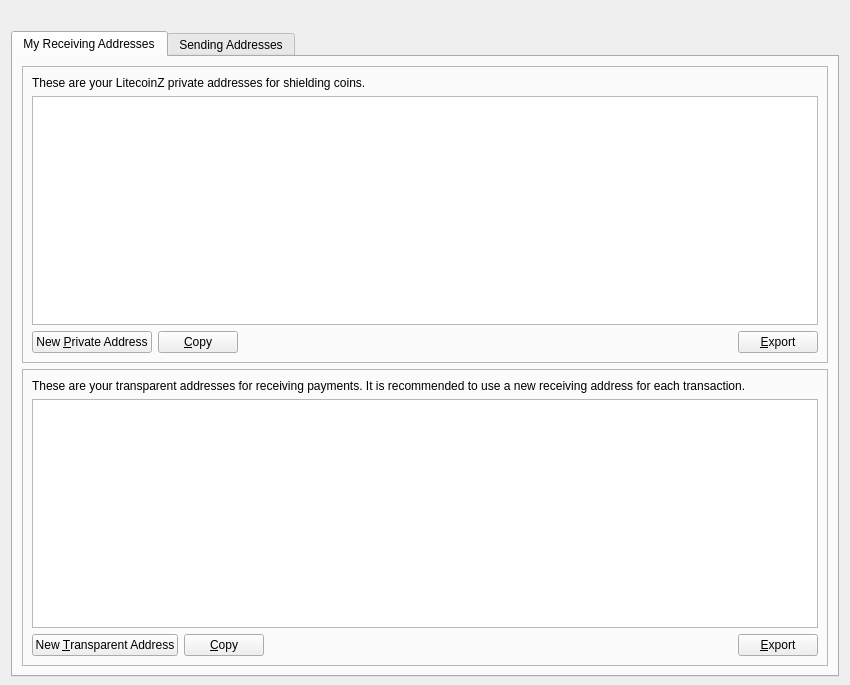
<?xml version="1.0" encoding="UTF-8"?>
<ui version="4.0">
 <class>AddressBookPage</class>
 <widget class="QDialog" name="AddressBookPage">
  <property name="geometry">
   <rect>
    <x>0</x>
    <y>0</y>
    <width>850</width>
    <height>685</height>
   </rect>
  </property>
  <property name="windowTitle">
   <string>Send Coins</string>
  </property>
  <layout class="QVBoxLayout" name="verticalLayout" stretch="0,0">
   <property name="bottomMargin">
    <number>8</number>
   </property>
   <item>
    <widget class="QLabel" name="labelLogo">
     <property name="text">
      <string/>
     </property>
     <property name="pixmap">
      <pixmap resource="../bitcoin.qrc">:/images/logo</pixmap>
     </property>
     <property name="margin">
      <number>10</number>
     </property>
    </widget>
   </item>
   <item>
    <widget class="QTabWidget" name="tabWidget">
     <property name="currentIndex">
      <number>0</number>
     </property>
     <widget class="QWidget" name="tabReceivingAddress">
      <attribute name="title">
       <string>My Receiving Addresses</string>
      </attribute>
      <layout class="QVBoxLayout" name="verticalLayout_5">
       <item>
        <widget class="QFrame" name="frameReceivingAddress">
         <property name="frameShape">
          <enum>QFrame::StyledPanel</enum>
         </property>
         <property name="frameShadow">
          <enum>QFrame::Raised</enum>
         </property>
         <layout class="QVBoxLayout" name="verticalLayout_2">
          <item>
           <widget class="QLabel" name="labelExplanation_1">
            <property name="text">
             <string>These are your LitecoinZ private addresses for shielding coins.</string>
            </property>
            <property name="textFormat">
             <enum>Qt::PlainText</enum>
            </property>
            <property name="wordWrap">
             <bool>true</bool>
            </property>
           </widget>
          </item>
          <item>
           <widget class="QTableView" name="tableViewReceivingZ">
            <property name="contextMenuPolicy">
             <enum>Qt::CustomContextMenu</enum>
            </property>
            <property name="toolTip">
             <string/>
            </property>
            <property name="tabKeyNavigation">
             <bool>false</bool>
            </property>
            <property name="alternatingRowColors">
             <bool>true</bool>
            </property>
            <property name="selectionMode">
             <enum>QAbstractItemView::SingleSelection</enum>
            </property>
            <property name="selectionBehavior">
             <enum>QAbstractItemView::SelectRows</enum>
            </property>
            <property name="sortingEnabled">
             <bool>true</bool>
            </property>
            <attribute name="verticalHeaderVisible">
             <bool>false</bool>
            </attribute>
           </widget>
          </item>
          <item>
           <layout class="QHBoxLayout" name="horizontalLayout_1">
            <item>
             <widget class="QPushButton" name="newReceivingZAddress">
              <property name="toolTip">
               <string>Create a new address</string>
              </property>
              <property name="text">
               <string>New &amp;Private Address</string>
              </property>
              <property name="icon">
               <iconset resource="../bitcoin.qrc">
                <normaloff>:/images/add2</normaloff>:/images/add2</iconset>
              </property>
              <property name="autoDefault">
               <bool>false</bool>
              </property>
             </widget>
            </item>
            <item>
             <widget class="QPushButton" name="copyReceivingZAddress">
              <property name="toolTip">
               <string>Copy the currently selected address to the system clipboard</string>
              </property>
              <property name="text">
               <string>&amp;Copy</string>
              </property>
              <property name="icon">
               <iconset resource="../bitcoin.qrc">
                <normaloff>:/images/copy</normaloff>:/images/copy</iconset>
              </property>
              <property name="autoDefault">
               <bool>false</bool>
              </property>
             </widget>
            </item>
            <item>
             <spacer name="horizontalSpacer_1">
              <property name="orientation">
               <enum>Qt::Horizontal</enum>
              </property>
              <property name="sizeHint" stdset="0">
               <size>
                <width>40</width>
                <height>20</height>
               </size>
              </property>
             </spacer>
            </item>
            <item>
             <widget class="QPushButton" name="exportReceivingZAddress">
              <property name="toolTip">
               <string>Export the data in the current tab to a file</string>
              </property>
              <property name="text">
               <string>&amp;Export</string>
              </property>
              <property name="icon">
               <iconset resource="../bitcoin.qrc">
                <normaloff>:/images/export</normaloff>:/images/export</iconset>
              </property>
              <property name="autoDefault">
               <bool>false</bool>
              </property>
             </widget>
            </item>
           </layout>
          </item>
         </layout>
        </widget>
       </item>
       <item>
        <widget class="QFrame" name="frameReceivingZAddress">
         <property name="frameShape">
          <enum>QFrame::StyledPanel</enum>
         </property>
         <property name="frameShadow">
          <enum>QFrame::Raised</enum>
         </property>
         <layout class="QVBoxLayout" name="verticalLayout_3">
          <item>
           <widget class="QLabel" name="labelExplanation_2">
            <property name="text">
             <string>These are your transparent addresses for receiving payments. It is recommended to use a new receiving address for each transaction.</string>
            </property>
            <property name="textFormat">
             <enum>Qt::PlainText</enum>
            </property>
            <property name="wordWrap">
             <bool>true</bool>
            </property>
           </widget>
          </item>
          <item>
           <widget class="QTableView" name="tableViewReceivingT">
            <property name="contextMenuPolicy">
             <enum>Qt::CustomContextMenu</enum>
            </property>
            <property name="toolTip">
             <string>Right-click to edit address or label</string>
            </property>
            <property name="tabKeyNavigation">
             <bool>false</bool>
            </property>
            <property name="alternatingRowColors">
             <bool>true</bool>
            </property>
            <property name="selectionMode">
             <enum>QAbstractItemView::SingleSelection</enum>
            </property>
            <property name="selectionBehavior">
             <enum>QAbstractItemView::SelectRows</enum>
            </property>
            <property name="sortingEnabled">
             <bool>true</bool>
            </property>
            <attribute name="verticalHeaderVisible">
             <bool>false</bool>
            </attribute>
           </widget>
          </item>
          <item>
           <layout class="QHBoxLayout" name="horizontalLayout_2">
            <item>
             <widget class="QPushButton" name="newReceivingTAddress">
              <property name="toolTip">
               <string>Create a new address</string>
              </property>
              <property name="text">
               <string>New &amp;Transparent Address</string>
              </property>
              <property name="icon">
               <iconset resource="../bitcoin.qrc">
                <normaloff>:/images/add1</normaloff>:/images/add1</iconset>
              </property>
              <property name="autoDefault">
               <bool>false</bool>
              </property>
             </widget>
            </item>
            <item>
             <widget class="QPushButton" name="copyReceivingTAddress">
              <property name="toolTip">
               <string>Copy the currently selected address to the system clipboard</string>
              </property>
              <property name="text">
               <string>&amp;Copy</string>
              </property>
              <property name="icon">
               <iconset resource="../bitcoin.qrc">
                <normaloff>:/images/copy</normaloff>:/images/copy</iconset>
              </property>
              <property name="autoDefault">
               <bool>false</bool>
              </property>
             </widget>
            </item>
            <item>
             <spacer name="horizontalSpacer_2">
              <property name="orientation">
               <enum>Qt::Horizontal</enum>
              </property>
              <property name="sizeHint" stdset="0">
               <size>
                <width>40</width>
                <height>20</height>
               </size>
              </property>
             </spacer>
            </item>
            <item>
             <widget class="QPushButton" name="exportReceivingTAddress">
              <property name="toolTip">
               <string>Export the data in the current tab to a file</string>
              </property>
              <property name="text">
               <string>&amp;Export</string>
              </property>
              <property name="icon">
               <iconset resource="../bitcoin.qrc">
                <normaloff>:/images/export</normaloff>:/images/export</iconset>
              </property>
              <property name="autoDefault">
               <bool>false</bool>
              </property>
             </widget>
            </item>
           </layout>
          </item>
         </layout>
        </widget>
       </item>
      </layout>
     </widget>
     <widget class="QWidget" name="tabSendingAddress">
      <attribute name="title">
       <string>Sending Addresses</string>
      </attribute>
      <layout class="QVBoxLayout" name="verticalLayout_6">
       <item>
        <widget class="QFrame" name="frameSendingAddress">
         <property name="frameShape">
          <enum>QFrame::StyledPanel</enum>
         </property>
         <property name="frameShadow">
          <enum>QFrame::Raised</enum>
         </property>
         <layout class="QVBoxLayout" name="verticalLayout_4">
          <item>
           <widget class="QLabel" name="labelExplanation_3">
            <property name="text">
             <string>These are your LitecoinZ addresses for sending payments. Always check the amount and the receiving address before sending coins.</string>
            </property>
            <property name="textFormat">
             <enum>Qt::PlainText</enum>
            </property>
            <property name="wordWrap">
             <bool>true</bool>
            </property>
           </widget>
          </item>
          <item>
           <widget class="QTableView" name="tableViewSendingT">
            <property name="contextMenuPolicy">
             <enum>Qt::CustomContextMenu</enum>
            </property>
            <property name="toolTip">
             <string>Right-click to edit address or label</string>
            </property>
            <property name="tabKeyNavigation">
             <bool>false</bool>
            </property>
            <property name="alternatingRowColors">
             <bool>true</bool>
            </property>
            <property name="selectionMode">
             <enum>QAbstractItemView::SingleSelection</enum>
            </property>
            <property name="selectionBehavior">
             <enum>QAbstractItemView::SelectRows</enum>
            </property>
            <property name="sortingEnabled">
             <bool>true</bool>
            </property>
            <attribute name="verticalHeaderVisible">
             <bool>false</bool>
            </attribute>
           </widget>
          </item>
          <item>
           <layout class="QHBoxLayout" name="horizontalLayout_3">
            <item>
             <widget class="QPushButton" name="newSendingTAddress">
              <property name="toolTip">
               <string>Create a new address</string>
              </property>
              <property name="text">
               <string>New &amp;Transparent Address</string>
              </property>
              <property name="icon">
               <iconset resource="../bitcoin.qrc">
                <normaloff>:/images/add1</normaloff>:/images/add1</iconset>
              </property>
              <property name="autoDefault">
               <bool>false</bool>
              </property>
             </widget>
            </item>
            <item>
             <widget class="QPushButton" name="copySendingTAddress">
              <property name="toolTip">
               <string>Copy the currently selected address to the system clipboard</string>
              </property>
              <property name="text">
               <string>&amp;Copy</string>
              </property>
              <property name="icon">
               <iconset resource="../bitcoin.qrc">
                <normaloff>:/images/copy</normaloff>:/images/copy</iconset>
              </property>
              <property name="autoDefault">
               <bool>false</bool>
              </property>
             </widget>
            </item>
            <item>
             <widget class="QPushButton" name="deleteSendingTAddress">
              <property name="toolTip">
               <string>Delete the currently selected address from the list</string>
              </property>
              <property name="text">
               <string>&amp;Delete</string>
              </property>
              <property name="icon">
               <iconset resource="../bitcoin.qrc">
                <normaloff>:/images/remove1</normaloff>:/images/remove1</iconset>
              </property>
              <property name="autoDefault">
               <bool>false</bool>
              </property>
             </widget>
            </item>
            <item>
             <spacer name="horizontalSpacer_3">
              <property name="orientation">
               <enum>Qt::Horizontal</enum>
              </property>
              <property name="sizeHint" stdset="0">
               <size>
                <width>40</width>
                <height>20</height>
               </size>
              </property>
             </spacer>
            </item>
            <item>
             <widget class="QPushButton" name="exportSendingTAddress">
              <property name="toolTip">
               <string>Export the data in the current tab to a file</string>
              </property>
              <property name="text">
               <string>&amp;Export</string>
              </property>
              <property name="icon">
               <iconset resource="../bitcoin.qrc">
                <normaloff>:/images/export</normaloff>:/images/export</iconset>
              </property>
              <property name="autoDefault">
               <bool>false</bool>
              </property>
             </widget>
            </item>
           </layout>
          </item>
         </layout>
        </widget>
       </item>
      </layout>
     </widget>
    </widget>
   </item>
  </layout>
 </widget>
 <resources>
  <include location="../bitcoin.qrc"/>
 </resources>
 <connections/>
</ui>
